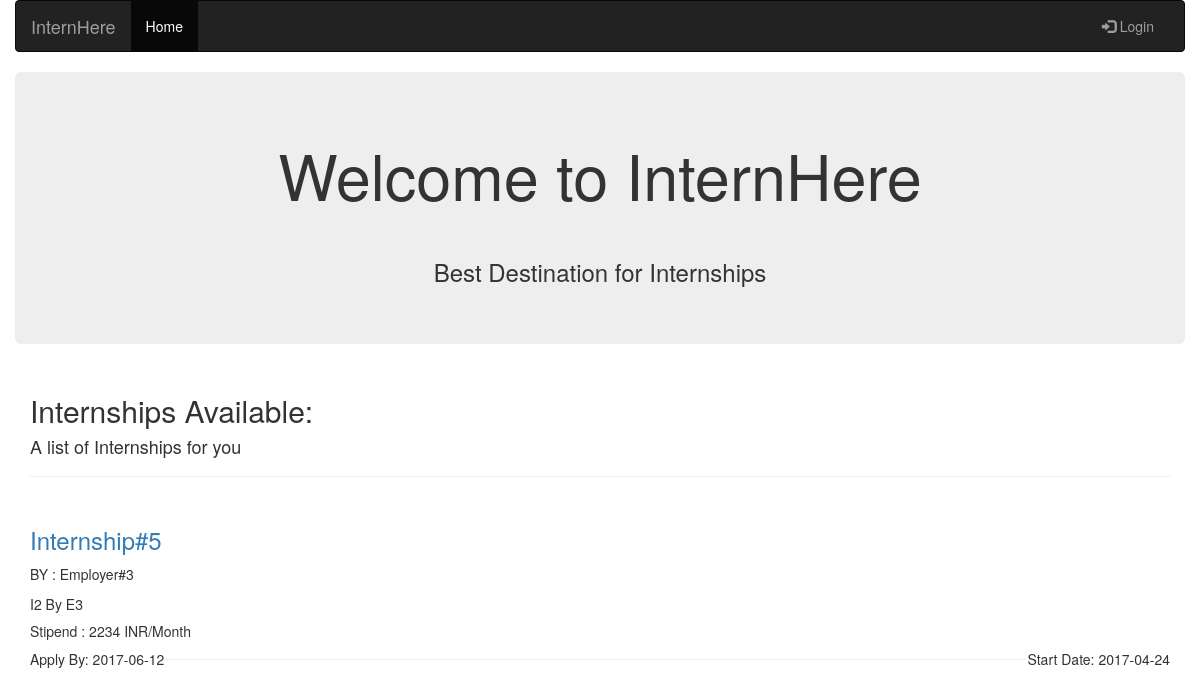
The page /dashG.php on the database its author committed.
### tables this page shows
CREATE TABLE `intinfo` (
  `IntID` int(3) NOT NULL,
  `Title` varchar(50) NOT NULL,
  `Descr` text NOT NULL,
  `Stipend` int(5) NOT NULL,
  `StartD` date NOT NULL,
  `EndD` date NOT NULL
);

CREATE TABLE `empinfo` (
  `EmpID` int(3) NOT NULL,
  `EmpName` varchar(25) NOT NULL,
  `Email` varchar(30) NOT NULL,
  `Phno` varchar(11) NOT NULL,
  `Phno2` varchar(11) NOT NULL
);

### dashG.php (the view, shortened to what this page needs)
<?php
  include 'db.php';
  echo "
      <!DOCTYPE html>
      <html>
      <head>
        <meta charset='utf-8'>
        <meta name='viewport' content='width=device-width, initial-scale=1'>
        <title>General Dashboard</title>
        <link rel='stylesheet' href='css/bootstrap.min.css'>
        <script type='text/javascript' src='js/jquery.min.js'></script>
        <script src='js/bootstrap.min.js'></script>
      </head>
      <body class='container-fluid'>
        <nav class='navbar navbar-inverse nav-bar-fixed-top'>
                  <div class='container-fluid'>
                         <div class='navbar-header'>
                              <button type='button' class='navbar-toggle' data-toggle='collapse' data-target='#myNavbar'>
                                      <span class='icon-bar'></span>
                                      <span class='icon-bar'></span>
                                      <span class='icon-bar'></span>
                              </button>
                              <a class='navbar-brand' href='index.php'>InternHere</a>
                       </div>
                       <div class='collapse navbar-collapse' id='myNavbar'>
                       <ul class='nav navbar-nav '>
                            <li class='active'><a href='index.php'>Home</a></li>
                       </ul>
                       <ul class='nav navbar-nav navbar-right' id='myNavbar'>
                             <li><a href='login.php'><span class='glyphicon glyphicon-log-in'></span> Login</a></li>
                       </ul>
                       </div>
                  </div>
            </nav>
        <div class='jumbotron'>
          <h1 style='text-align: center;'>Welcome to InternHere</h1><br>
          <h3 style='text-align: center;'>Best Destination for Internships</h3>
        </div>
        <div class='col-md-12'>
          <h2>Internships Available:</h2>
          <h4>A list of Internships for you</h4>
          <hr>
        </div>";
        $getAllInternships = "SELECT * FROM `intinfo`";
            $result = mysqli_query($conn,$getAllInternships);
            if (mysqli_num_rows($result)==0) {
                echo "
                <div class='col-md-12'>
                    <h1 style:'text-align: center'>No internships posted right now :(</h1>
                </div>
                    ";
            }
            else{
              while ($row = mysqli_fetch_assoc($result)) {
                $IntID = $row['IntID'];
                $title = $row['Title'];
                $description = $row['Descr'];
                $stipend = $row['Stipend'];
                $startDate = $row['StartD'];
                $endDate = $row['EndD'];
                $querytogetempid = "SELECT `EmpID` FROM `empint` where `IntID`=$IntID";
                $result0 = mysqli_query($conn,$querytogetempid);
                $r0 = mysqli_fetch_assoc($result0);
                $empID = $r0['EmpID'];
                $querytogetempname = "SELECT `EmpName` FROM `empinfo` where `EmpID`=$empID";
                $result1 = mysqli_query($conn,$querytogetempname);
                $r1 = mysqli_fetch_assoc($result1);
                $empname = $r1['EmpName'];
                $currdate =date("Y-m-d");
                if($currdate < $endDate)
                {
                  echo "
                    <div class='col-md-12' style='margin-top: 10px;'>
                      <h3><a href='login.php'>$title</a></h3>
                      <p>BY : $empname</p>
                      <p>$description</p>
                      <h5>Stipend : $stipend INR/Month</h5>
                      <p class='pull-left'>Apply By: $endDate</p>
                      <p class='pull-right'>Start Date: $startDate</p>
                      <hr>
                    </div>
                  ";
              }
            }
          }
    echo"</body>
      </html>
    ";
?>

### rows shown on the page
intinfo: Title "Internship#5", empinfo.EmpName "Employer#3", Descr "I2 By E3", Stipend "2234", EndD "2017-06-12", StartD "2017-04-24"
